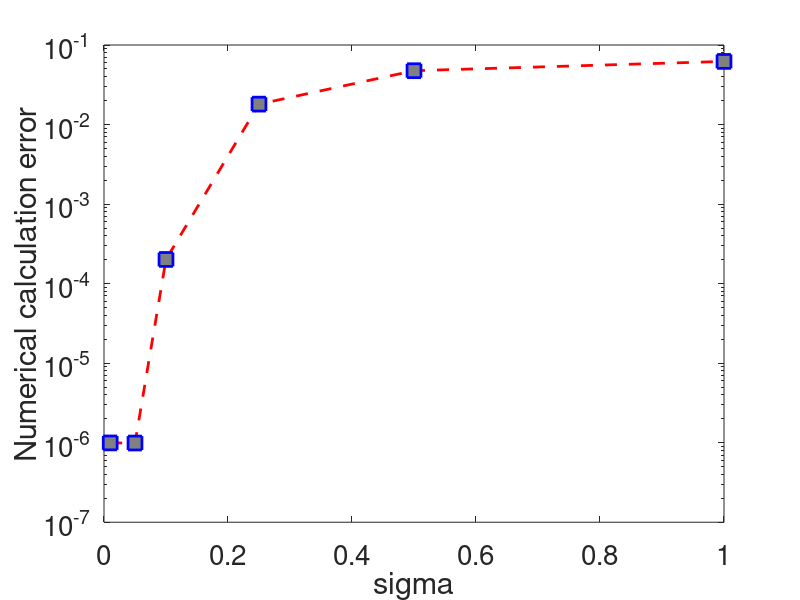

Here is the MATLAB script that generated this plot:
lis=[9.93186398345891e-07
9.898618625880928e-07
0.00020123340599371986
0.018059756907933378
0.0475050508759247
0.06216727556433868
];

sig=[0.01
0.05
0.10
0.25
0.50
1];

semilogy(sig,lis,'--rs',...
    'LineWidth',2,...
    'MarkerSize',10,...
    'MarkerEdgeColor','b',...
    'MarkerFaceColor',[0.5,0.5,0.5])
xlabel('sigma')
ylabel('Numerical calculation error')
set(gca,'FontSize',20)
% loglog(sig,lis,'--rs',...
%     'LineWidth',2,...
%     'MarkerSize',10,...
%     'MarkerEdgeColor','b',...
%     'MarkerFaceColor',[0.5,0.5,0.5])